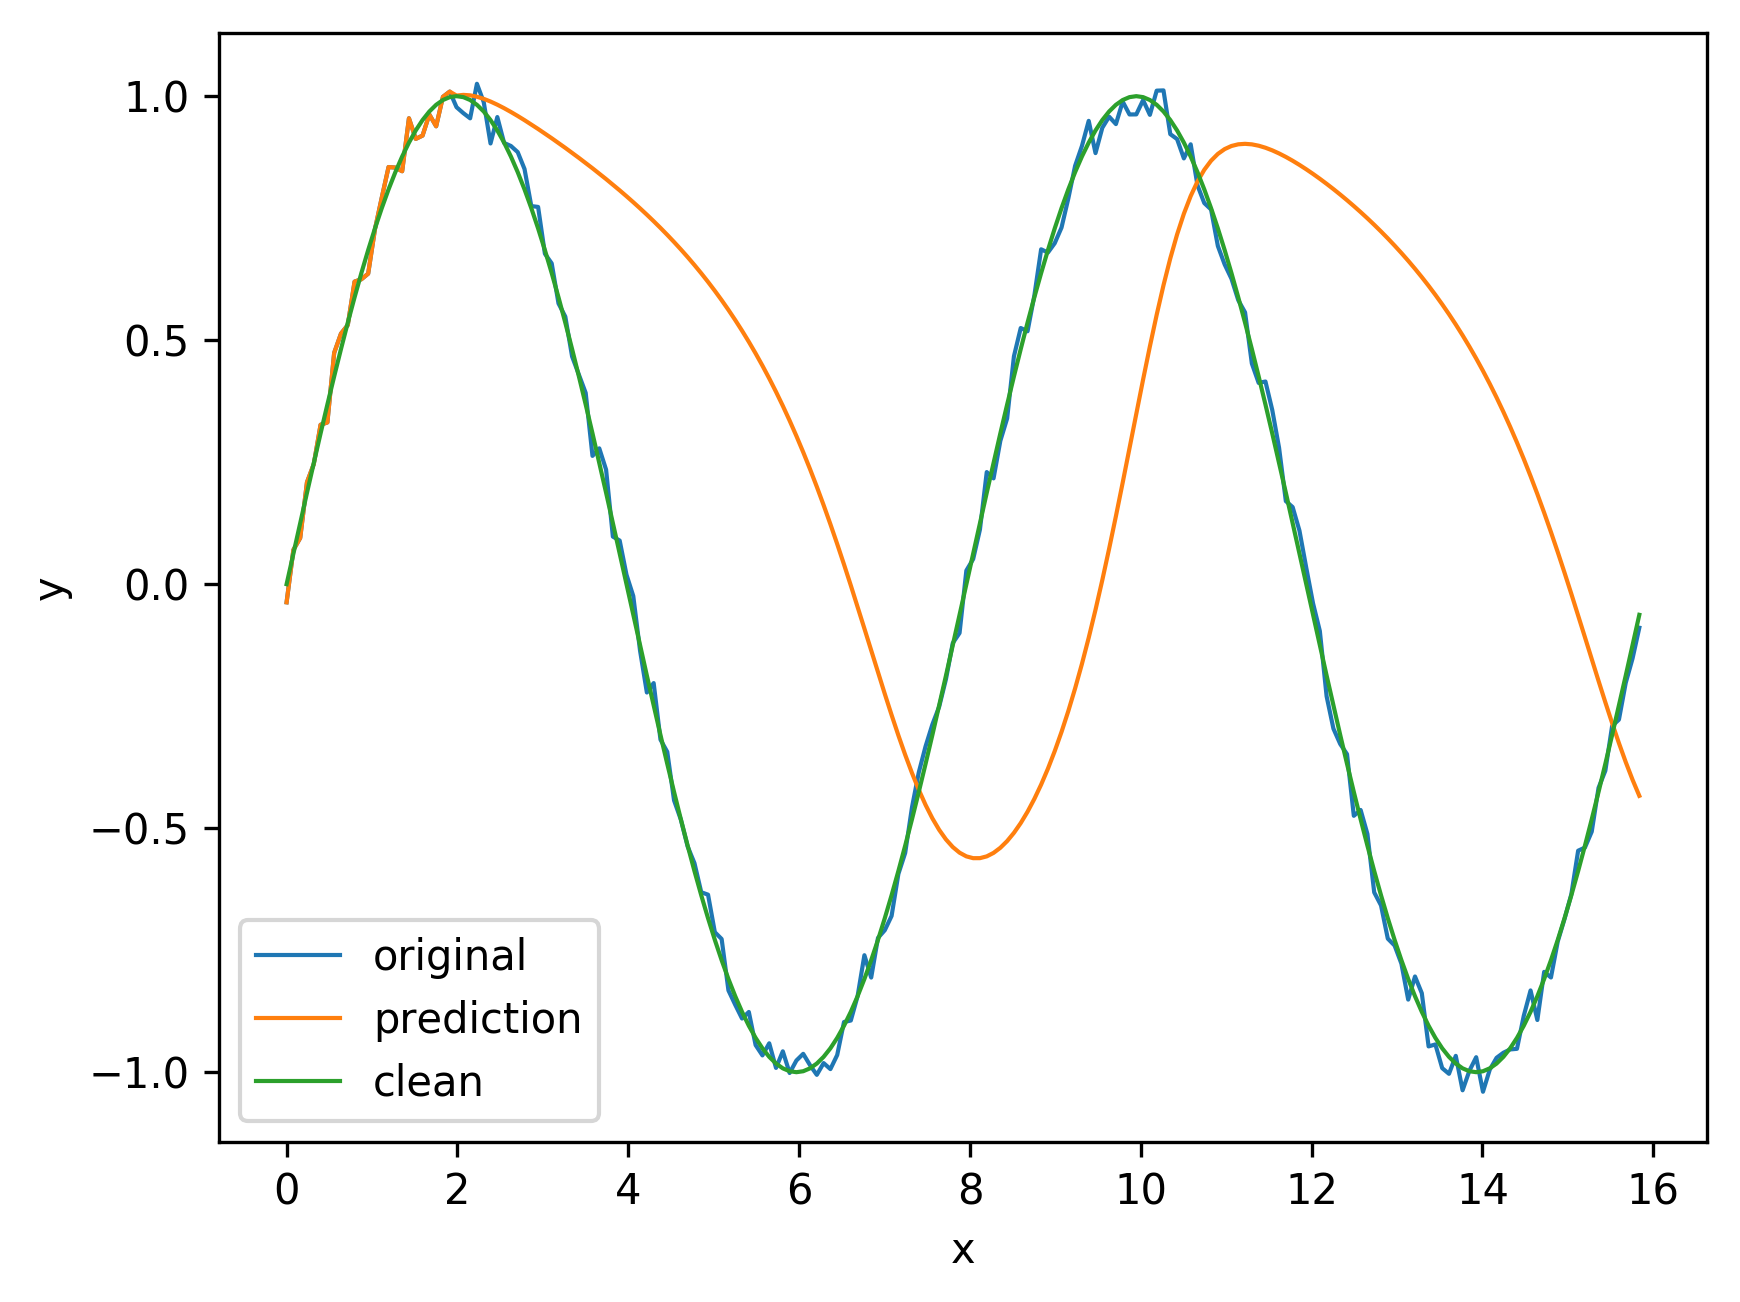

The script that saved this image:
# -*- coding: utf-8 -*-
"""RNN test.ipynb

Automatically generated by Colaboratory.

Original file is located at
		https://colab.research.google.com/drive/1TBf3uQ6ujxpqT24rpUvwYcyOX2PHNFHz
"""

import numpy as np
import matplotlib.pyplot as plt

#Prepare test data
def gen_sin(tlen,amp=0.05):
	noise=amp*np.random.uniform(low=-1,high=1,size=tlen)
	return np.sin(np.arange(0,4.*np.pi,4.*np.pi/tlen))+noise
	#return np.arange(tlen)/float(tlen)#+noise

tlen=200
sindat=gen_sin(tlen)




#Preprocess data
tau=25
idim=1
x_tr=[]
y_tr=[]
for i in range(0,tlen-tau):
	x_tr.append(sindat[i:i+tau])
	y_tr.append(sindat[i+tau])
X_tr=np.array(x_tr).reshape(len(x_tr),tau,idim)
Y_tr=np.array(y_tr).reshape(len(y_tr),idim)
Ndat=len(x_tr)

print X_tr.shape
print Y_tr.shape




#Construct Network
#define activation functions as hypertanget function
def act(x):
	return np.tanh(x)
def dact(x):
	return 1.0-np.square(np.tanh(x))

#Feedfoward though time. the dimension of h should satisfy (tlen+1,hidden dim)
def feedfoward(x,U,W,V,b,c):
	Ndat=len(x)
	h=np.zeros((Ndat,tau+1,hdim)) #h[-1]=h[tau] means hidden in t=-1, set to zero
	z=np.zeros(h.shape)
	y=np.zeros((Ndat,idim))
	for i in range(0,tau):
		z[:,i,:]=np.dot(x[:,i,:],U)+np.dot(h[:,i-1,:],W)+b
		h[:,i,:]=act(z[:,i,:])
	#print i,"z\n",z
	#print i,"h\n",h
	y[:,:]=np.dot(h[:,tau-1,:],V)+c
	#print "y\n",y
	return [y,z,h]

#cost function : mean square error
def cost_ms(y,yt):
	return 0.5*np.mean(np.square(y-yt))

#Backpropagation through time
def BPTT(x,yt,U,W,V,b,c):
	Ndat=len(x)
	y,z,h=feedfoward(x,U,W,V,b,c)
	dEdU=np.zeros(U.shape)
	dEdW=np.zeros(W.shape)
	dEdV=np.zeros(V.shape)
	dEdb=np.zeros(b.shape)
	dEdc=np.zeros(c.shape)
	del_o=y-yt
	t=tau
	dEdV+=np.dot(h[:,t-1,:].transpose(),del_o)/Ndat
	dEdc+=np.mean(del_o,axis=0)
	del_h=np.multiply(np.dot(del_o,V.transpose()),1-h[:,t-1,:]**2)
	for i in range(t)[::-1]:
		dEdW+=np.dot(h[:,i-1,:].transpose(),del_h)/Ndat
		dEdU+=np.dot(x[:,i,:].transpose(),del_h)/Ndat
		dEdb+=np.mean(del_h,axis=0)
		del_h=np.multiply(np.dot(del_h,W.transpose()),1-h[:,i-1,:]**2)
	return [dEdU,dEdW,dEdV,dEdb,dEdc]

#Check gradient
def num_grad(x,y_t,U,W,V,b,c):
	Ndat=len(x)
	y,_,_=feedfoward(x,U,W,V,b,c)
	cost=cost_ms(y,y_t)
	ngU=np.zeros_like(U)	
	ngW=np.zeros_like(W)	
	ngV=np.zeros_like(V)	
	ngb=np.zeros_like(b)	
	ngc=np.zeros_like(c)

	d=1e-5
	for (i,j), v in np.ndenumerate(U):
		dU=np.array(U)
		dU[i,j]=v+d
		yd,_,_=feedfoward(x,dU,W,V,b,c)
		dcost=cost_ms(yd,y_t)
		ngU[i,j]=(dcost-cost)/d
	for (i,j), v in np.ndenumerate(W):
		dW=np.array(W)
		dW[i,j]=v+d
		yd,_,_=feedfoward(x,U,dW,V,b,c)
		dcost=cost_ms(yd,y_t)
		ngW[i,j]=(dcost-cost)/d
	for (i,j), v in np.ndenumerate(V):
		dV=np.array(V)
		dV[i,j]=v+d
		yd,_,_=feedfoward(x,U,W,dV,b,c)
		dcost=cost_ms(yd,y_t)
		ngV[i,j]=(dcost-cost)/d
	for (i,j), v in np.ndenumerate(b):
		db=np.array(b)
		db[i,j]=v+d
		yd,_,_=feedfoward(x,U,W,V,db,c)
		dcost=cost_ms(yd,y_t)
		ngb[i,j]=(dcost-cost)/d
	for (i,j), v in np.ndenumerate(c):
		dc=np.array(c)
		dc[i,j]=v+d
		yd,_,_=feedfoward(x,U,W,V,b,dc)
		dcost=cost_ms(yd,y_t)
		ngc[i,j]=(dcost-cost)/d
	
	return [ngU,ngW,ngV,ngb,ngc]
	
#define weight matrices, hidden nodes
hdim=10
U=np.random.normal(size=(idim,hdim))
W=np.random.normal(size=(hdim,hdim))
V=np.random.normal(size=(hdim,idim))
b=np.random.normal(size=(1,hdim))
c=np.random.normal(size=(1,idim))

'''
#gradiend check
y,_,_=feedfoward(X_tr[:1,:,:],U,W,V,b,c)

print Y_tr[0,:], y, y-Y_tr[0,:]

print BPTT(X_tr[:1,:,:],Y_tr[:1,:],U,W,V,b,c)
print num_grad(X_tr[:1,:,:],Y_tr[:1,:],U,W,V,b,c)

'''



#start learning
nep=10000
percent=nep/100
lr=0.001

#For adam optimizer
b1=0.99
b2=0.999
mU=np.zeros_like(U)
vU=np.zeros_like(U)
mW=np.zeros_like(W)
vW=np.zeros_like(W)
mV=np.zeros_like(V)
vV=np.zeros_like(V)
mb=np.zeros_like(b)
vb=np.zeros_like(b)
mc=np.zeros_like(c)
vc=np.zeros_like(c)

tcst=[]
vcst=[]
nbat=10
nval=int(0.1*Ndat)
datpb=(Ndat-nval+1)/nbat
index=np.arange(Ndat)
for epoch in range(nep+1):
	np.random.shuffle(index)

	#Check error function
	y,_,_=feedfoward(X_tr[index[nval:],:,:],U,W,V,b,c)
	tcst.append(cost_ms(y,Y_tr[index[nval:],:]))
	yv,_,_=feedfoward(X_tr[index[:nval],:,:],U,W,V,b,c)
	vcst.append(cost_ms(yv,Y_tr[index[:nval],:]))
	
	if epoch%percent is 0:
		print epoch, tcst[epoch],vcst[epoch]#,U,W,V,b,c#,gU,gW,gV,gb,gc,y[0,0],Y_tr[0,0]

	#stochastic gradient
	for batch in range(nbat):
		bst=batch*datpb

		#Get gradient : Backpropagation through time
		gU,gW,gV,gb,gc=BPTT(X_tr[index[nval+bst:nval+bst+datpb],:,:],Y_tr[index[nval+bst:nval+bst+datpb],:],U,W,V,b,c)
	
	
		#Adam optimizer
		mU=b1*mU+(1-b1)*gU
		vU=b2*vU+(1-b2)*np.square(gU)	
		mU_h=mU/(1-b1**(epoch+1))
		vU_h=vU/(1-b2**(epoch+1))
	
		mW=b1*mW+(1-b1)*gW
		vW=b2*vW+(1-b2)*np.square(gW)	
		mW_h=mW/(1-b1**(epoch+1))
		vW_h=vW/(1-b2**(epoch+1))
	
		mV=b1*mV+(1-b1)*gV
		vV=b2*vV+(1-b2)*np.square(gV)	
		mV_h=mV/(1-b1**(epoch+1))
		vV_h=vV/(1-b2**(epoch+1))
	
		mb=b1*mb+(1-b1)*gb
		vb=b2*vb+(1-b2)*np.square(gb)	
		mb_h=mb/(1-b1**(epoch+1))
		vb_h=vb/(1-b2**(epoch+1))
	
		mc=b1*mc+(1-b1)*gc
		vc=b2*vc+(1-b2)*np.square(gc)	
		mc_h=mc/(1-b1**(epoch+1))
		vc_h=vc/(1-b2**(epoch+1))
	
		#update
		U-=lr*np.divide(mU_h,np.sqrt(vU_h)+1e-8)
		W-=lr*np.divide(mW_h,np.sqrt(vW_h)+1e-8)
		V-=lr*np.divide(mV_h,np.sqrt(vV_h)+1e-8)
		b-=lr*np.divide(mb_h,np.sqrt(vb_h)+1e-8)
		c-=lr*np.divide(mc_h,np.sqrt(vc_h)+1e-8)

#Show training curve
plt.xlabel('epoch')
plt.ylabel('loss')
plt.yscale('log')
plt.plot(np.arange(len(vcst)),vcst,lw=1,label='validation')
plt.plot(np.arange(len(tcst)),tcst,lw=1,label='test')
plt.legend()
plt.savefig('RNN_lc.png',bbox_inches='tight',dpi=300)
plt.show()

#Test
Ndat=1
Y_ts=X_tr[0,:,:].reshape(tau)
for i in np.arange(0,tlen-tau):
	X_ts=Y_ts[i:i+tau].reshape(1,tau,idim)
	y,_,_=feedfoward(X_ts,U,W,V,b,c)
	Y_ts=np.append(Y_ts,y)


#Show predicted data
plt.xlabel('x')
plt.ylabel('y')
plt.plot(np.arange(tlen)/(4*np.pi),sindat,lw=1,label='original')
plt.plot(np.arange(tlen)/(4*np.pi),Y_ts,lw=1,label='prediction')
plt.plot(np.arange(tlen)/(4*np.pi),np.sin(np.arange(0,4.*np.pi,4.*np.pi/tlen)),lw=1,label='clean')
plt.legend()
plt.savefig('RNN_sin.png',bbox_inches='tight',dpi=300)
plt.show()
